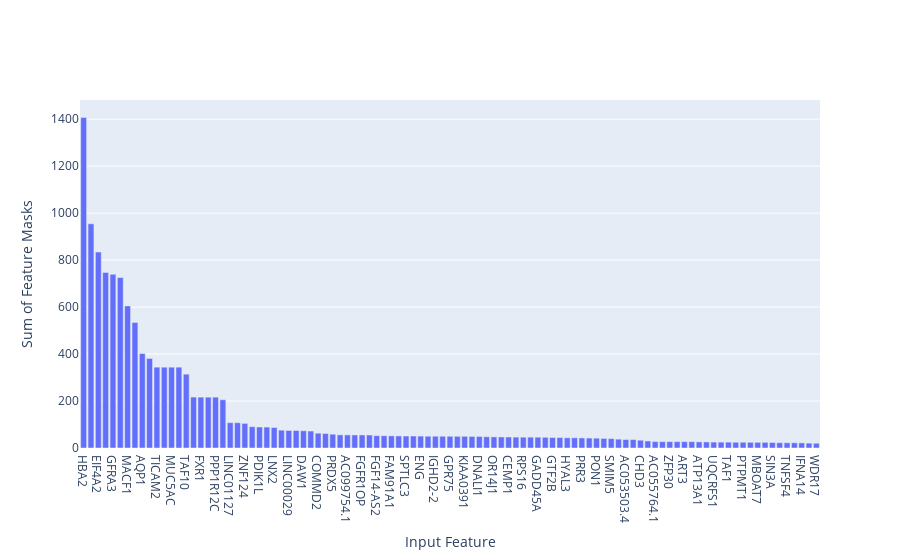

This figure's notebook cell:
### Code cell
idx = np.where(dental_sum > 20)
relevant = dental_sum[idx]

features = pd.DataFrame(index=dental_cols[idx])
features['weights'] = relevant

features = features.sort_values(by='weights', ascending=False)

fig2 = go.Figure(
    data=go.Bar(x=features.index, y=features['weights']),
)

fig2.update_layout(
    xaxis_title='Input Feature', 
    yaxis_title='Sum of Feature Masks'
)

fig2.show()

### Figure 1 — Plotly figure (JSON) as saved in the notebook; plotly's stock layout.template omitted (floating-point values rounded to 4 significant figures)
{"data": [{"type": "bar", "x": ["HBA2", "A2M", "EIF4A2", "SNRPD3", "GFRA3", "PLVAP", "MACF1", "CLU", "AQP1", "ARL2BP", "TICAM2", "CAPN11", "MUC5AC", "TPO", "TAF10", "NDUFB6", "FXR1", "CSDE1", "PPP1R12C", "RGS5", "LINC01127", "TCF20", "ZNF124", "SLIT2", "PDIK1L", "LEPR", "LNX2", "SLC37A3", "LINC00029", "FGR", "DAW1", "NME3", "COMMD2", "GPR132", "PRDX5", "IGLV1-41", "AC099754.1", "BCL7C", "FGFR1OP", "PGK1", "FGF14-AS2", "FRMD7", "FAM91A1", "GCC2", "SPTLC3", "ALG1", "ENG", "LINC01189", "IGHD2-2", "ATP6V0D2", "GPR75", "HNF4A", "KIAA0391", "IGHV3OR16-10", "DNALI1", "CENPL", "OR14J1", "ZNF276", "CEMP1", "MPHOSPH6", "RPS16", "LINC00235", "GADD45A", "RASGEF1B", "GTF2B", "FAM160B2", "HYAL3", "ASPG", "PRR3", "IGFL3", "PON1", "MSN", "SMIM5", "MCRS1", "AC053503.4", "PIGQ", "CHD3", "BAALC-AS2", "AC055764.1", "SPRR2D", "ZFP30", "MAT2B", "ART3", "DECR2", "ATP13A1", "RPL38", "UQCRFS1", "LINC00393", "TAF1", "DYNC1LI2", "PTPMT1", "CCDC117", "MBOAT7", "ALDOC", "SIN3A", "BMP4", "TNFSF4", "PDE7B", "IFNA14", "MYOF", "WDR17"], "y": [1407.0, 954.5, 834.2, 747.4, 739.5, 725.7, 605.0, 534.5, 402.0, 381.2, 344.1, 344.1, 344.1, 344.1, 314.4, 216.9, 216.6, 216.5, 216.5, 205.3, 107.9, 107.6, 104.8, 90.62, 89.35, 89.1, 87.26, 75.82, 74.61, 74.61, 73.44, 72.22, 63.05, 61.49, 58.76, 55.89, 55.72, 55.61, 55.55, 55.41, 52.66, 52.24, 51.71, 51.45, 50.96, 50.96, 50.74, 50.18, 50.14, 50.03, 50.02, 49.85, 49.82, 49.25, 49.22, 47.9, 47.41, 47.06, 46.87, 46.31, 46.19, 46.12, 45.98, 45.57, 44.65, 44.49, 43.57, 43.57, 42.85, 42.35, 41.94, 40.83, 39.97, 37.69, 36.14, 35.83, 33.19, 29.93, 27.37, 27.19, 27.1, 27.03, 27.02, 26.96, 26.14, 25.82, 25.21, 25.02, 24.93, 24.51, 24.4, 24.26, 24.14, 24.14, 23.23, 22.59, 22.37, 22.23, 21.81, 20.67, 20.28]}], "layout": {"xaxis": {"title": {"text": "Input Feature"}}, "yaxis": {"title": {"text": "Sum of Feature Masks"}}}}
